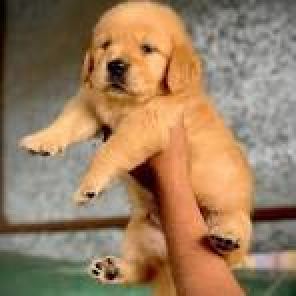
#> input picture submission/pup.jpeg, 148 x 148 px (shown 2 times larger)
$ python Q3.py
#> lines starting #> are read from the running program, lines starting #| are printed output that depends on the picture
import numpy as np
import matplotlib.pyplot as plt
import PIL.Image

image=PIL.Image.open('pup.jpeg')
#> image is the input picture: PIL image 148x148 RGB; mean R, G, B 154.6, 125.9, 96

#convert this image into numpy array
image_array=np.array(image)

#plot that numpy array using matplot lib pyplot.

plt.imshow(image_array)
plt.show()

rotated_image=np.rot90(image_array)
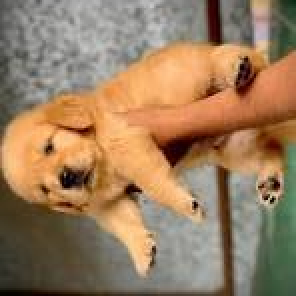
#> rotated_image: shape (148, 148, 3) (shown 2 times larger); mean R, G, B 154.6, 125.9, 96
flipped_image=np.fliplr(image_array)
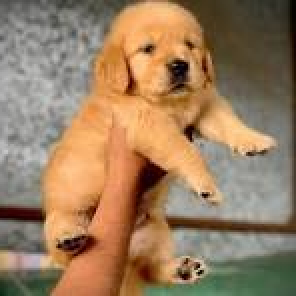
#> flipped_image: shape (148, 148, 3) (shown 2 times larger); mean R, G, B 154.6, 125.9, 96

plt.imshow(rotated_image)
plt.show()
plt.imshow(flipped_image)
plt.show()


gray_image=np.dot(image_array[...,:3],[0.299,0.587,0.114])
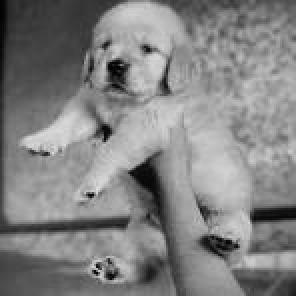
#> gray_image: shape (148, 148) float64 (shown 2 times larger); min 1.7, max 223.1, mean 131
plt.imshow(gray_image,cmap='gray')
plt.show()
